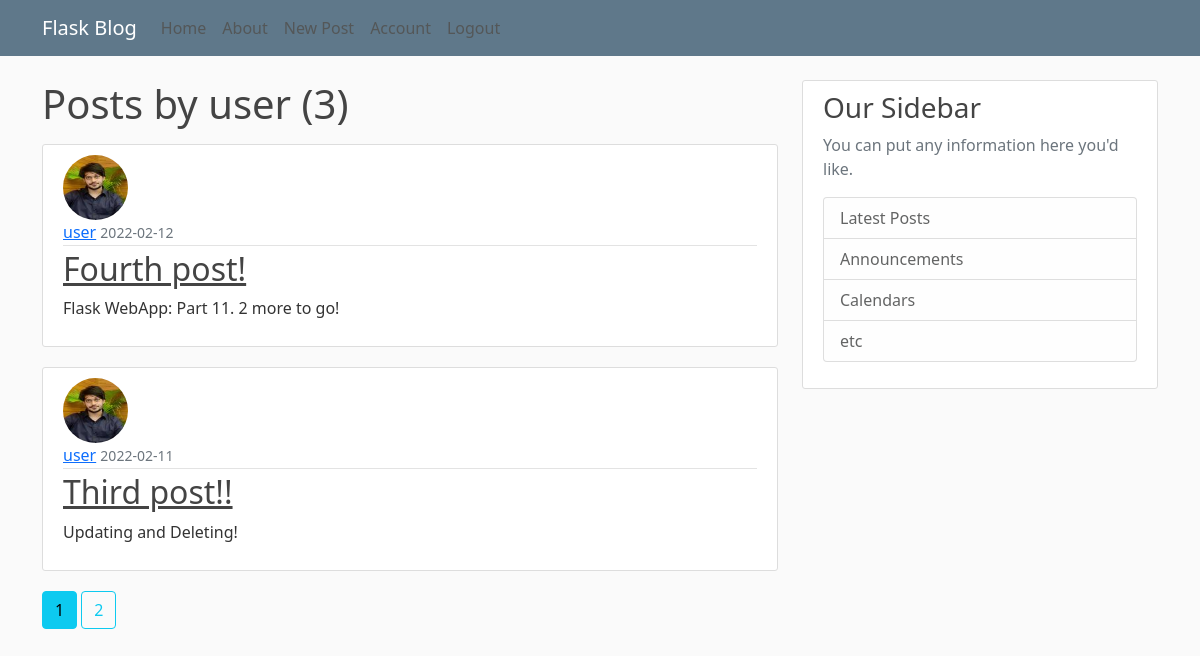
The app's page /user/user (signed in) with its own data.
### flaskblog/models.py (models this page shows, shortened)
class User(db.Model, UserMixin):
    id = db.Column(db.Integer, primary_key=True)
    username = db.Column(db.String(20), unique=True, nullable=False)
    email = db.Column(db.String(120), unique=True, nullable=False)
    image_file = db.Column(db.String(20), nullable=False, default='default.jpg')
    password = db.Column(db.String(60), nullable=False)
    posts = db.relationship('Post', backref='author', lazy=True)

class Post(db.Model):
    id = db.Column(db.Integer, primary_key=True)
    title = db.Column(db.String(100), nullable=False)
    date_posted = db.Column(db.DateTime, nullable=False, default=datetime.utcnow)
    content = db.Column(db.Text, nullable=False)
    user_id = db.Column(db.Integer, db.ForeignKey('user.id'), nullable=False)

### flaskblog/users/routes.py (the view)
@users.route("/user/<string:username>")
def user_posts(username):
    page = request.args.get('page', 1, type = int)
    user = User.query.filter_by(username = username).first_or_404()
    posts = Post.query.filter_by(author = user).order_by(Post.date_posted.desc()).paginate(page = page, per_page = 2)
    return render_template('user_posts.html', posts=posts, user = user)

### flaskblog/models.py (called while the page is built)
@login_manager.user_loader
def load_user(user_id):
    return User.query.get(int(user_id))

### flaskblog/templates/user_posts.html (shortened to what this page needs)
{% extends "layout.html" %}
{% block content %}
    <h1 class="mb-3">Posts by {{ user.username }} ({{ posts.total }})</h1>
    {% for post in posts.items %}
        <article class="media content-section">
          <img class="rounded-circle article-img" src="{{ url_for('static', filename='profile_pics/' + post.author.image_file) }}">
          <div class="media-body">
            <div class="article-metadata">
              <a class="mr-2" href="{{ url_for('users.user_posts', username=post.author.username) }}">{{ post.author.username }}</a>
              <small class="text-muted">{{ post.date_posted.strftime('%Y-%m-%d') }}</small>
            </div>
            <h2><a class="article-title" href="{{ url_for('posts.post', post_id=post.id) }}">{{ post.title }}</a></h2>
            <p class="article-content">{{ post.content }}</p>
          </div>
        </article>
    {% endfor %}
    {% for page_num in posts.iter_pages(left_edge=1, right_edge=1, left_current=1, right_current=2) %}
      {% if page_num %}
        {% if posts.page == page_num %}
          <a class="btn btn-info mb-4" href="{{ url_for('users.user_posts', username=user.username, page=page_num) }}">{{ page_num }}</a>
        {% else %}
          <a class="btn btn-outline-info mb-4" href="{{ url_for('users.user_posts', username=user.username, page=page_num) }}">{{ page_num }}</a>
        {% endif %}
      {% endif %}
    {% endfor %}
{% endblock content %}

### flaskblog/static/main.css (style rules this page uses)
body { background: #fafafa; color: #333333; margin-top: 5rem; }
h1, h2, h3, h4, h5, h6 { color: #444444; }
.content-section { background: #ffffff; padding: 10px 20px; border: 1px solid #dddddd; border-radius: 3px; margin-bottom: 20px; }
.article-title { color: #444444; }
.article-content { white-space: pre-line; }
.article-img { height: 65px; width: 65px; margin-right: 16px; }
.article-metadata { padding-bottom: 1px; margin-bottom: 4px; border-bottom: 1px solid #e3e3e3 }

### records on screen
User: username "user"
Post: image_file (picture), author.username "user", date_posted "2022-02-12", title "Fourth post!", content "Flask WebApp: Part 11. 2 more to go!"
Post: image_file (picture), author.username "user", date_posted "2022-02-11", title "Third post!!", content "Updating and Deleting!"

### other values on screen
{{ posts.total }} "3"
{{ page_num }} "1"
{{ page_num }} "2"
